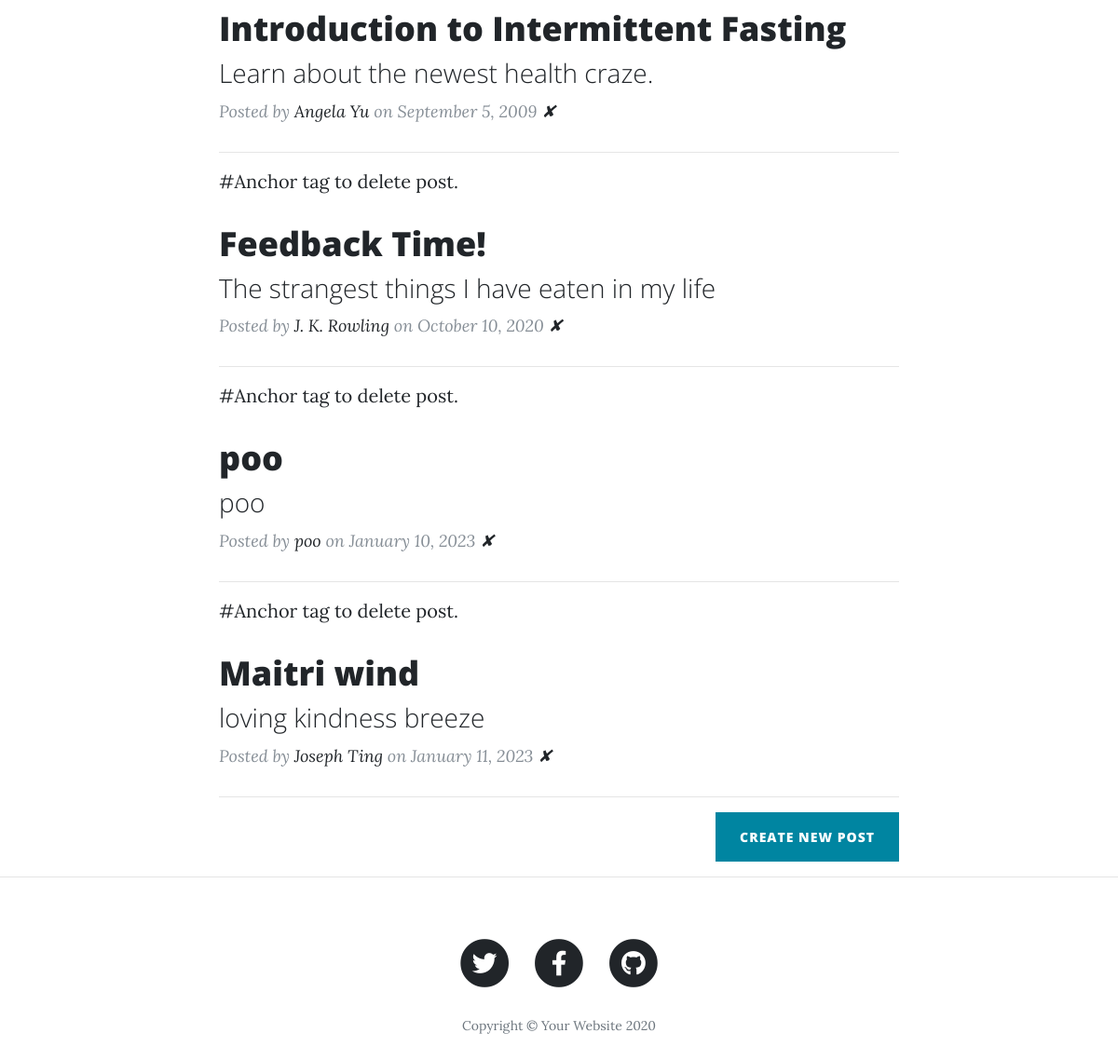
Before: / (lower part) with the older database file.
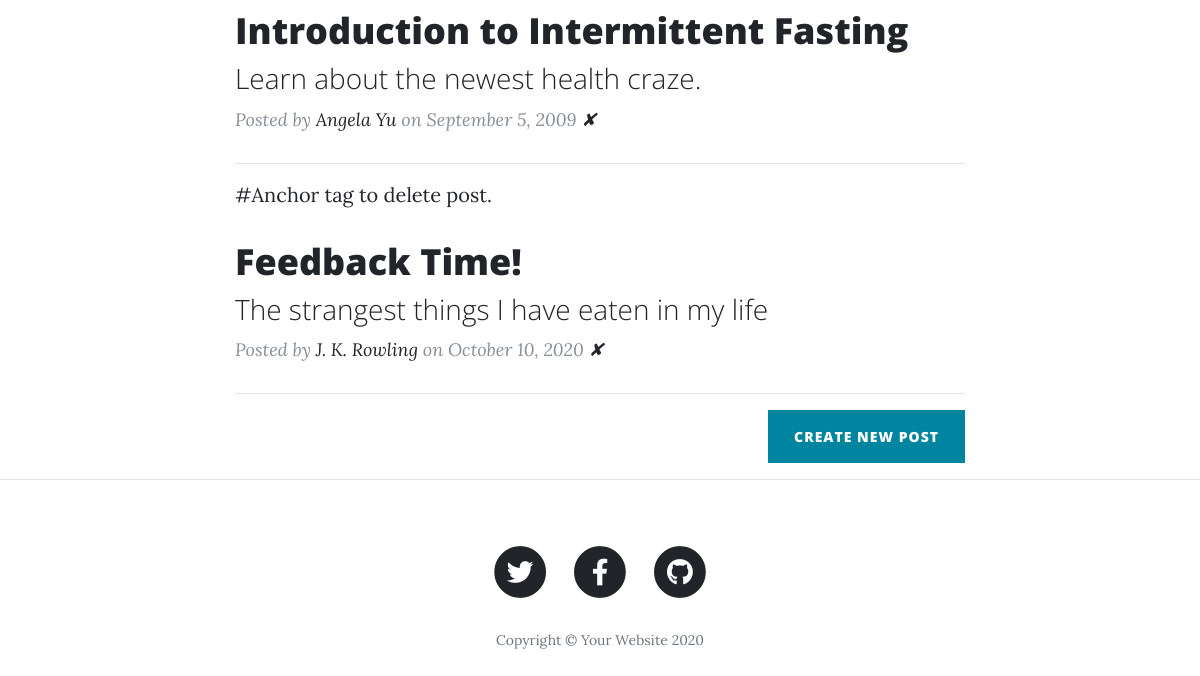
After: the same page with the newer database file.
### main.py (models this page shows)
class BlogPost(db.Model):
    id = db.Column(db.Integer, primary_key=True)
    title = db.Column(db.String(250), unique=True, nullable=False)
    subtitle = db.Column(db.String(250), nullable=False)
    date = db.Column(db.String(250), nullable=False)
    body = db.Column(db.Text, nullable=False)
    author = db.Column(db.String(250), nullable=False)
    img_url = db.Column(db.String(250), nullable=False)

### main.py (the view)
@app.route('/')
def get_all_posts():
    posts = BlogPost.query.all()
    return render_template("index.html", all_posts=posts)

### templates/index.html (shortened to what this page needs)
{% include "header.html" %}
  <div class="container">
    <div class="row">
      <div class="col-lg-8 col-md-10 mx-auto">
        {% for post in all_posts %}
        <div class="post-preview">
          #Anchor tag to delete post.
          <a href="{{ url_for('show_post', post_id=post.id) }}">
            <h2 class="post-title">
              {{post.title}}
            </h2>
            <h3 class="post-subtitle">
              {{post.subtitle}}
            </h3>
          </a>
          <p class="post-meta">Posted by
            <a href="#">{{post.author}}</a>
            on {{post.date}}
            <a href="{{url_for('delete_post', post_id=post.id) }}">✘</a>
          </p>
        </div>
        <hr>
        {% endfor %}
        <div class="clearfix">
          <a class="btn btn-primary float-right" href="{{url_for('add_new_post')}}">Create New Post</a>
        </div>
      </div>
    </div>
  </div>
  <hr>
{% include "footer.html" %}

### templates/header.html (shortened to what this page needs)
<!DOCTYPE html>
<html lang="en">
<head>
  <link href="{{ url_for('static', filename='vendor/bootstrap/css/bootstrap.min.css') }}" rel="stylesheet">
  <link href="{{ url_for('static', filename='vendor/fontawesome-free/css/all.min.css')}}" rel="stylesheet" type="text/css">
  <link href="{{ url_for('static', filename='css/clean-blog.min.css')}}" rel="stylesheet">
</head>
<body>

### templates/footer.html (shortened to what this page needs)
  <footer>
    <div class="container">
      <div class="row">
        <div class="col-lg-8 col-md-10 mx-auto">
          <ul class="list-inline text-center">
            <li class="list-inline-item">
              <a href="#">
                <span class="fa-stack fa-lg">
                  <i class="fas fa-circle fa-stack-2x"></i>
                  <i class="fab fa-twitter fa-stack-1x fa-inverse"></i>
                </span>
              </a>
            </li>
            <li class="list-inline-item">
              <a href="#">
                <span class="fa-stack fa-lg">
                  <i class="fas fa-circle fa-stack-2x"></i>
                  <i class="fab fa-facebook-f fa-stack-1x fa-inverse"></i>
                </span>
              </a>
            </li>
            <li class="list-inline-item">
              <a href="#">
                <span class="fa-stack fa-lg">
                  <i class="fas fa-circle fa-stack-2x"></i>
                  <i class="fab fa-github fa-stack-1x fa-inverse"></i>
                </span>
              </a>
            </li>
          </ul>
          <p class="copyright text-muted">Copyright &copy; Your Website 2020</p>
        </div>
      </div>
    </div>
  </footer>
</body>
</html>

Changed rows visible on the page:
removed BlogPost: title "poo", subtitle "poo", author "poo", date "January 10, 2023"
removed BlogPost: title "Maitri wind", subtitle "loving kindness breeze", author "Joseph Ting", date "January 11, 2023"
